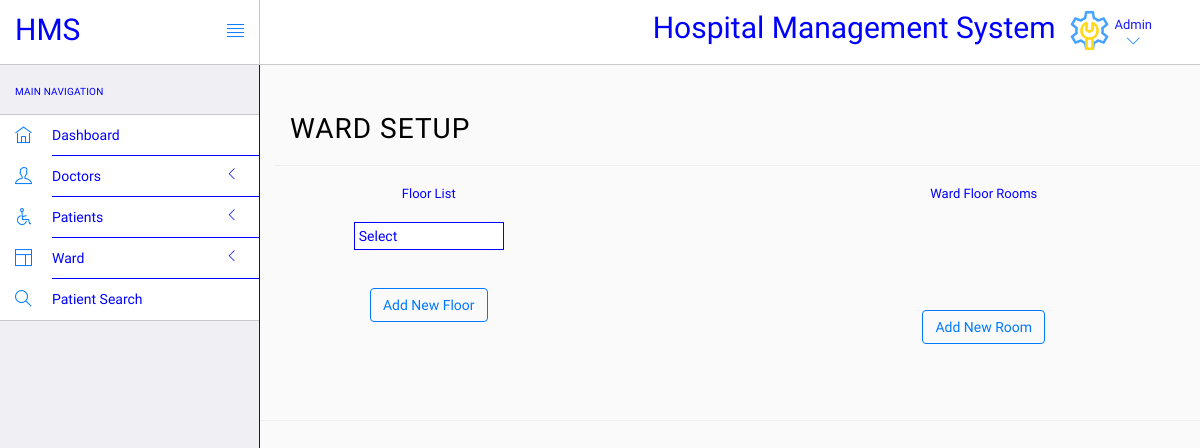
The page /login/admin/add-ward.php (signed in) on the database as committed earlier.
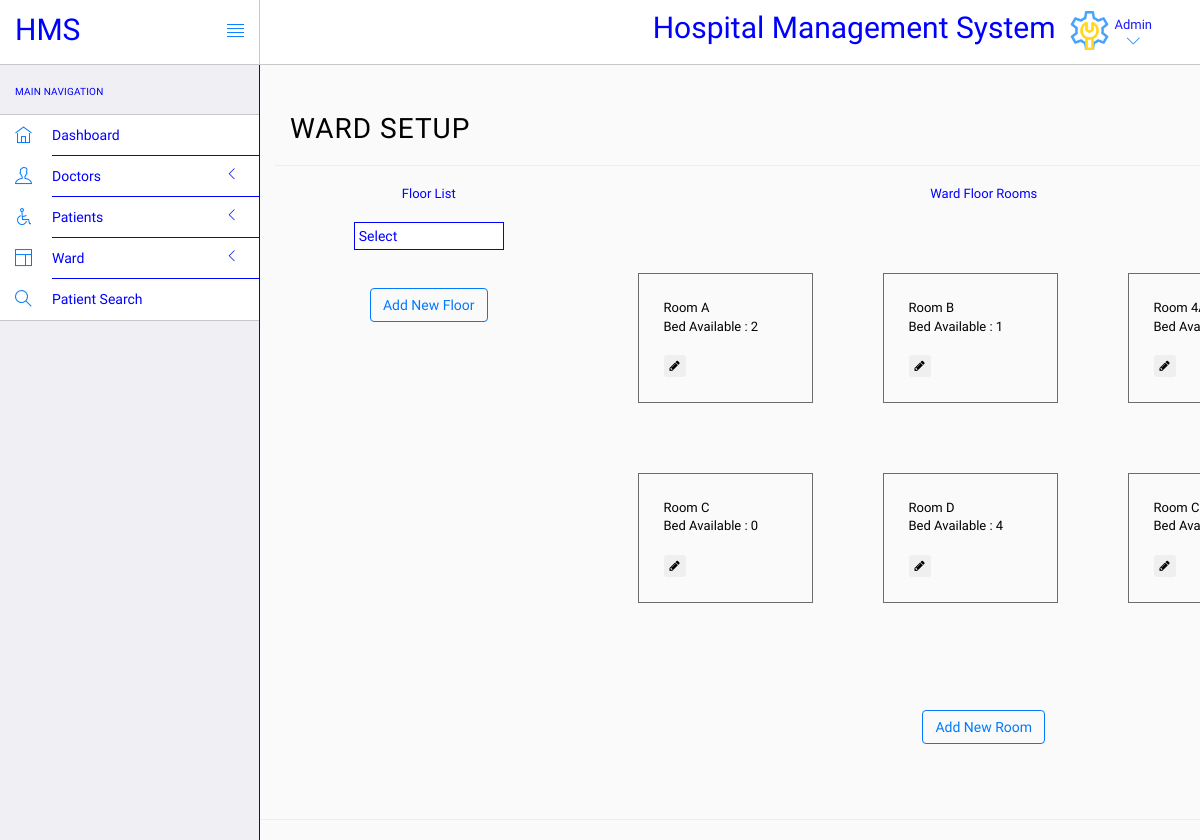
The same page on the database as committed later.
### tables this page shows
CREATE TABLE `rooms` (
  `room_id` int(11) NOT NULL,
  `room_name` varchar(20) NOT NULL,
  `bed_available` int(11) NOT NULL,
  `floor_id` int(11) NOT NULL
);

### login/admin/add-ward.php (the view, shortened to what this page needs)
<?php
	include('include/config.php');
 	function fill_rooms($con)
 	{
      $output = '';
      $sql = "SELECT * FROM rooms";
      $result = mysqli_query($con, $sql);
      while($row = mysqli_fetch_array($result))
      {
    	$output .= '<div class="big-box">';
    	$output .= '<div class="outer-box">'.$row["room_name"].'<br>Bed Available : '.$row["bed_available"];
		$output .= '<br><br><button type="button" data-toggle="modal" data-target="#myModal1" class="btn btn-transparent btn-xs" tooltip="Edit"><i class="fa fa-pencil"></i></button>';
		$output .= '</div>';
    	$output .= '</div>';
      }
  	  return $output;
 	}
?>
<!DOCTYPE html>
<html>
<head>
	<link rel="stylesheet" href="vendor/bootstrap/css/bootstrap.min.css">
	<link rel="stylesheet" href="vendor/fontawesome/css/font-awesome.min.css">
	<link rel="stylesheet" href="vendor/themify-icons/themify-icons.min.css">
	<link rel="stylesheet" href="assets/css/styles.css">
	<link rel="stylesheet" href="assets/css/plugins.css">
	<link rel="stylesheet" href="assets/css/themes/theme-1.css" id="skin_color" />
</head>
<body>
	<div id="app">
		<div class="sidebar app-aside" id="sidebar">
			<div class="sidebar-container perfect-scrollbar">
				<nav>
					<div class="navbar-title">
						<span>Main Navigation</span>
					</div>
					<ul class="main-navigation-menu">
						<li>
							<a href="dashboard.php">
								<div class="item-content">
									<div class="item-media">
										<i class="ti-home"></i>
									</div>
									<div class="item-inner">
										<span class="title"> Dashboard </span>
									</div>
								</div>
							</a>
						</li>
						<li>
							<a href="javascript:void(0)">
								<div class="item-content">
									<div class="item-media">
										<i class="ti-user"></i>
									</div>
									<div class="item-inner">
										<span class="title"> Doctors </span><i class="icon-arrow"></i>
									</div>
								</div>
							</a>
						</li>
						<li>
							<a href="javascript:void(0)">
								<div class="item-content">
									<div class="item-media">
										<i class="ti-wheelchair"></i>
									</div>
									<div class="item-inner">
										<span class="title"> Patients </span><i class="icon-arrow"></i>
									</div>
								</div>
							</a>
						</li>
						<li>
							<a href="javascript:void(0)">
								<div class="item-content">
									<div class="item-media">
										<i class="ti-layout"></i>
									</div>
									<div class="item-inner">
										<span class="title"> Ward </span><i class="icon-arrow"></i>
									</div>
								</div>
							</a>
						</li>
						<li>
							<a href="patient-search.php">
								<div class="item-content">
									<div class="item-media">
										<i class="ti-search"></i>
									</div>
									<div class="item-inner">
										<span class="title"> Patient Search </span>
									</div>
								</div>
							</a>
						</li>
					</ul>
				</nav>
			</div>
		</div>
		<div class="app-content">
			<header class="navbar navbar-default navbar-static-top">
				<div class="navbar-header">
					<a class="navbar-brand" href="#">
						<h2 style="padding-top:20%;font-family:Numans;">HMS</h2>
					</a>
					<a href="#" class="sidebar-toggler pull-right visible-md visible-lg" data-toggle-class="app-sidebar-closed" data-toggle-target="#app">
						<i class="ti-align-justify"></i>
					</a>
				</div>
				<div class="navbar-collapse collapse">
					<ul class="nav navbar-right">
						<li  style="padding-top:2%;font-family:Numans;">
							<h2>Hospital Management System</h2>
						</li>
						<li class="dropdown current-user">
							<a href class="dropdown-toggle" data-toggle="dropdown">
								<img src="assets/images/admin.png" > <span class="username">Admin<i class="ti-angle-down"></i></span>
							</a>
						</li>
					</ul>
				</div>
			</header>
			<div class="main-content container" >
				<div class="wrap-content container">
					<section id="page-title">
						<div class="col-sm-8">
							<h1 style="color: black;" class="mainTitle">Ward setup </h1>
						</div>
					</section>
					<div class="container">
						<div class="row">
							<div class="col-md-3"><br>
								<center> Floor List <br>	<br>
									<select name="floor" id="floor" style="width:150px;">
										<option value="" >Select </option>
									</select><br><br><br>
									<button type="button" class="btn btn-o btn-primary" data-toggle="modal" data-target="#myModal"> Add New Floor</button>
								</center>
							</div>
							<div class="col-md-9"><br>
								<center> Ward Floor Rooms </center>
								<div class="big-box">
									<div class="row" id="show_room">
											<?php echo fill_rooms($con);?>
									</div>	<br>
								</div>	<br> <br>
								<center>
									<button type="button" class="btn btn-o btn-primary" data-toggle="modal" data-target="#myModal1"> Add New Room</button>
								</center>
							</div>
						</div>
					</div>
				</div>
			</div>
		</div><hr>
	</div>
</body>
</html>

Rows that differ between the two databases and show on the page:
added rooms: room_name "Room A", bed_available "2"
added rooms: room_name "Room B", bed_available "1"
added rooms: room_name "Room…"
added rooms: room_name "Room C", bed_available "0"
added rooms: room_name "Room D", bed_available "4"
added rooms: room_name "Room…"
